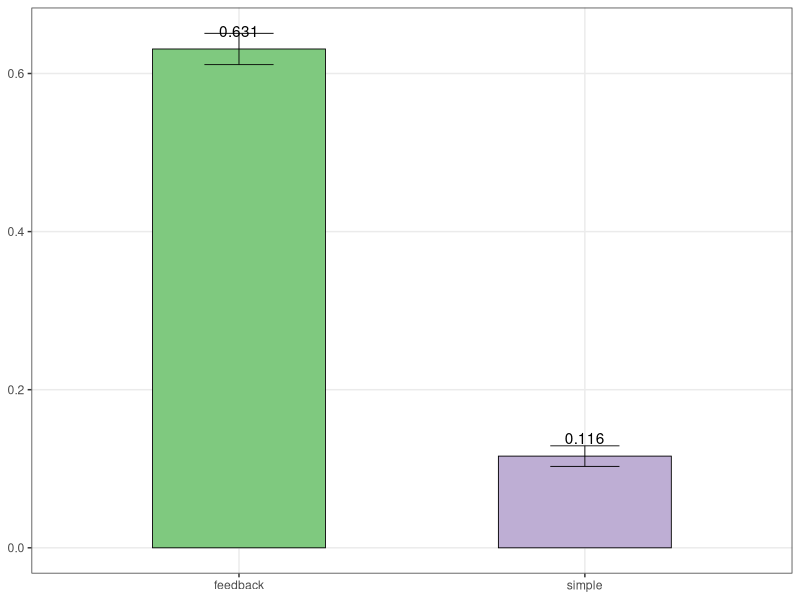

The R script that drew this image:
library(ggplot2)

#pos2 = c(0.573230769231, 0.574384615385, 0.576615384615)
#std = c(0.3346, 0.3383, 0.3389)

std= c(0.103, 0.129, 0.117)
pos2 = c(0.649, 0.61, 0.635)
gard_stc = c(0.795, 0.81, 0.817)
gard_det = c(0.001, 0.002, 0.002)

data = data.frame(
  switches = c("simple", "simple", "simple", "feedback", "feedback","feedback"),
  levels = c(0.3346, 0.3383, 0.3389, 0.573230769231, 0.574384615385, 0.576615384615)
)

data_means_gard = data.frame(
  switches = c('deterministic','stochastic'),
  means = c(0.0017, 0.807),
  stdevs = c(0.0006,0.011))

data_means = data.frame(
  switches = c('simple','feedback'),
  means = c(0.116, 0.631),
  stdevs = c(0.013,0.0198))

pl <- ggplot(data_means, aes(x=switches, y=means, fill=switches)) +
  scale_fill_brewer(palette = 'Accent')+
  geom_bar(width=.5, position=position_dodge(), stat="identity",
           colour="black", # Use black outlines,
           size=.3) +      # Thinner lines
  geom_errorbar(aes(ymin=means-stdevs, ymax=means+stdevs),
                size=.3,    # Thinner lines
                width=.2,
                position=position_dodge(.9)) +
  xlab("Model") +
  ylab("Robustness") +
  geom_text(aes(y=means, ymax=means, label=means), position= position_dodge(width=0.9), vjust=-1, color="black")+
  scale_colour_brewer(palette="Set1")+
  theme_bw()+
  theme(axis.line=element_blank(),
        axis.title.x=element_blank(),
        axis.title.y=element_blank(),
        legend.position="none",
        #panel.background=element_blank(),
        #panel.border=element_blank(),
        panel.grid.minor=element_blank(),
        plot.background=element_blank())

ggsave(pl, file="robustness_comparison.pdf")
